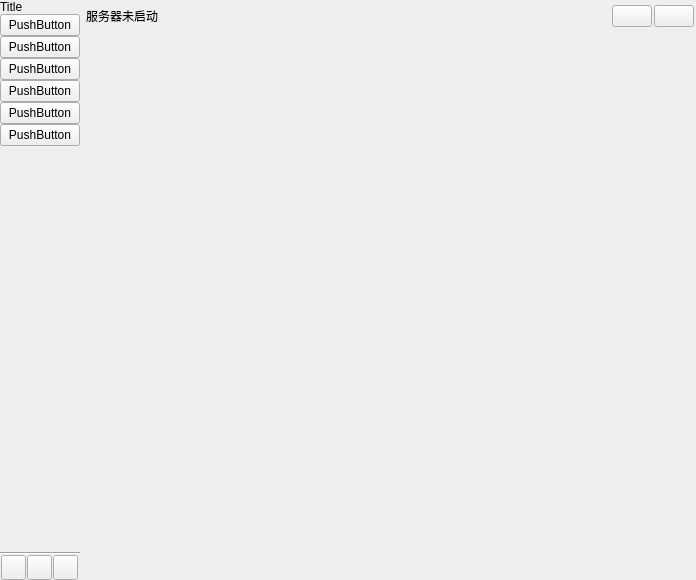
<?xml version="1.0" encoding="UTF-8"?>
<ui version="4.0">
 <class>serverwidget</class>
 <widget class="QWidget" name="serverwidget">
  <property name="geometry">
   <rect>
    <x>0</x>
    <y>0</y>
    <width>696</width>
    <height>580</height>
   </rect>
  </property>
  <property name="windowTitle">
   <string>Form</string>
  </property>
  <layout class="QHBoxLayout" name="horizontalLayout_3">
   <property name="leftMargin">
    <number>0</number>
   </property>
   <property name="topMargin">
    <number>0</number>
   </property>
   <property name="rightMargin">
    <number>0</number>
   </property>
   <property name="bottomMargin">
    <number>0</number>
   </property>
   <item>
    <layout class="QVBoxLayout" name="verticalLayout">
     <property name="spacing">
      <number>0</number>
     </property>
     <item>
      <widget class="QLabel" name="titleLabel">
       <property name="text">
        <string>Title</string>
       </property>
      </widget>
     </item>
     <item>
      <widget class="QPushButton" name="mainBtn">
       <property name="styleSheet">
        <string notr="true"/>
       </property>
       <property name="text">
        <string>PushButton</string>
       </property>
       <property name="checkable">
        <bool>true</bool>
       </property>
       <attribute name="buttonGroup">
        <string notr="true">buttonGroup</string>
       </attribute>
      </widget>
     </item>
     <item>
      <widget class="QPushButton" name="userBtn">
       <property name="styleSheet">
        <string notr="true"/>
       </property>
       <property name="text">
        <string>PushButton</string>
       </property>
       <property name="checkable">
        <bool>true</bool>
       </property>
       <attribute name="buttonGroup">
        <string notr="true">buttonGroup</string>
       </attribute>
      </widget>
     </item>
     <item>
      <widget class="QPushButton" name="settingBtn">
       <property name="styleSheet">
        <string notr="true"/>
       </property>
       <property name="text">
        <string>PushButton</string>
       </property>
       <property name="checkable">
        <bool>true</bool>
       </property>
       <attribute name="buttonGroup">
        <string notr="true">buttonGroup</string>
       </attribute>
      </widget>
     </item>
     <item>
      <widget class="QPushButton" name="serviceBtn">
       <property name="text">
        <string>PushButton</string>
       </property>
       <property name="checkable">
        <bool>true</bool>
       </property>
       <attribute name="buttonGroup">
        <string notr="true">buttonGroup</string>
       </attribute>
      </widget>
     </item>
     <item>
      <widget class="QPushButton" name="logBtn">
       <property name="text">
        <string>PushButton</string>
       </property>
       <property name="checkable">
        <bool>true</bool>
       </property>
       <attribute name="buttonGroup">
        <string notr="true">buttonGroup</string>
       </attribute>
      </widget>
     </item>
     <item>
      <widget class="QPushButton" name="monitoringBtn">
       <property name="text">
        <string>PushButton</string>
       </property>
       <property name="checkable">
        <bool>true</bool>
       </property>
       <attribute name="buttonGroup">
        <string notr="true">buttonGroup</string>
       </attribute>
      </widget>
     </item>
     <item>
      <spacer name="verticalSpacer">
       <property name="orientation">
        <enum>Qt::Orientation::Vertical</enum>
       </property>
       <property name="sizeHint" stdset="0">
        <size>
         <width>20</width>
         <height>40</height>
        </size>
       </property>
      </spacer>
     </item>
     <item>
      <widget class="Line" name="line">
       <property name="orientation">
        <enum>Qt::Orientation::Horizontal</enum>
       </property>
      </widget>
     </item>
     <item>
      <layout class="QHBoxLayout" name="horizontalLayout">
       <property name="spacing">
        <number>0</number>
       </property>
       <item>
        <widget class="QPushButton" name="pushButton_4">
         <property name="sizePolicy">
          <sizepolicy hsizetype="Minimum" vsizetype="Minimum">
           <horstretch>0</horstretch>
           <verstretch>0</verstretch>
          </sizepolicy>
         </property>
         <property name="minimumSize">
          <size>
           <width>25</width>
           <height>25</height>
          </size>
         </property>
         <property name="maximumSize">
          <size>
           <width>25</width>
           <height>25</height>
          </size>
         </property>
         <property name="text">
          <string/>
         </property>
        </widget>
       </item>
       <item>
        <widget class="QPushButton" name="pushButton_5">
         <property name="sizePolicy">
          <sizepolicy hsizetype="Minimum" vsizetype="Minimum">
           <horstretch>0</horstretch>
           <verstretch>0</verstretch>
          </sizepolicy>
         </property>
         <property name="maximumSize">
          <size>
           <width>25</width>
           <height>25</height>
          </size>
         </property>
         <property name="text">
          <string/>
         </property>
        </widget>
       </item>
       <item>
        <widget class="QPushButton" name="pushButton_6">
         <property name="sizePolicy">
          <sizepolicy hsizetype="Minimum" vsizetype="Minimum">
           <horstretch>0</horstretch>
           <verstretch>0</verstretch>
          </sizepolicy>
         </property>
         <property name="maximumSize">
          <size>
           <width>25</width>
           <height>25</height>
          </size>
         </property>
         <property name="text">
          <string/>
         </property>
        </widget>
       </item>
      </layout>
     </item>
    </layout>
   </item>
   <item>
    <layout class="QVBoxLayout" name="verticalLayout_2">
     <item>
      <layout class="QHBoxLayout" name="horizontalLayout_2">
       <property name="spacing">
        <number>2</number>
       </property>
       <property name="topMargin">
        <number>5</number>
       </property>
       <property name="rightMargin">
        <number>2</number>
       </property>
       <item>
        <widget class="QLabel" name="label">
         <property name="text">
          <string>服务器未启动</string>
         </property>
        </widget>
       </item>
       <item>
        <spacer name="horizontalSpacer">
         <property name="orientation">
          <enum>Qt::Orientation::Horizontal</enum>
         </property>
         <property name="sizeHint" stdset="0">
          <size>
           <width>40</width>
           <height>20</height>
          </size>
         </property>
        </spacer>
       </item>
       <item>
        <widget class="QPushButton" name="minBtn">
         <property name="text">
          <string/>
         </property>
        </widget>
       </item>
       <item>
        <widget class="QPushButton" name="closeBtn">
         <property name="text">
          <string/>
         </property>
        </widget>
       </item>
      </layout>
     </item>
     <item>
      <widget class="QStackedWidget" name="stackedWidget"/>
     </item>
    </layout>
   </item>
  </layout>
 </widget>
 <resources/>
 <connections/>
 <buttongroups>
  <buttongroup name="buttonGroup"/>
 </buttongroups>
</ui>
